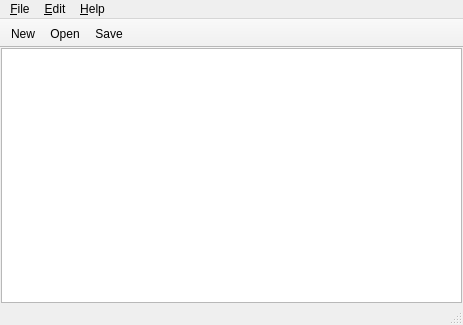
<?xml version="1.0" encoding="UTF-8"?>
<ui version="4.0">
 <class>MainWindow</class>
 <widget class="QMainWindow" name="MainWindow">
  <property name="geometry">
   <rect>
    <x>0</x>
    <y>0</y>
    <width>463</width>
    <height>325</height>
   </rect>
  </property>
  <property name="windowTitle">
   <string>MainWindow</string>
  </property>
  <widget class="QWidget" name="centralWidget">
   <layout class="QGridLayout" name="gridLayout">
    <property name="leftMargin">
     <number>1</number>
    </property>
    <property name="topMargin">
     <number>0</number>
    </property>
    <property name="rightMargin">
     <number>1</number>
    </property>
    <property name="bottomMargin">
     <number>0</number>
    </property>
    <item row="0" column="0">
     <widget class="QPlainTextEdit" name="plainTextEdit"/>
    </item>
   </layout>
  </widget>
  <widget class="QMenuBar" name="menuBar">
   <property name="geometry">
    <rect>
     <x>0</x>
     <y>0</y>
     <width>463</width>
     <height>22</height>
    </rect>
   </property>
   <widget class="QMenu" name="menuFile">
    <property name="title">
     <string>&amp;File</string>
    </property>
    <addaction name="actionNew"/>
    <addaction name="actionOpen"/>
    <addaction name="actionSave"/>
    <addaction name="separator"/>
    <addaction name="actionQuit"/>
   </widget>
   <widget class="QMenu" name="menu_Edit">
    <property name="title">
     <string>&amp;Edit</string>
    </property>
   </widget>
   <widget class="QMenu" name="menu_Help">
    <property name="title">
     <string>&amp;Help</string>
    </property>
   </widget>
   <addaction name="menuFile"/>
   <addaction name="menu_Edit"/>
   <addaction name="menu_Help"/>
  </widget>
  <widget class="QToolBar" name="mainToolBar">
   <property name="movable">
    <bool>false</bool>
   </property>
   <attribute name="toolBarArea">
    <enum>TopToolBarArea</enum>
   </attribute>
   <attribute name="toolBarBreak">
    <bool>false</bool>
   </attribute>
   <addaction name="actionNew"/>
   <addaction name="actionOpen"/>
   <addaction name="actionSave"/>
  </widget>
  <widget class="QStatusBar" name="statusBar"/>
  <action name="actionNew">
   <property name="icon">
    <iconset theme="document-new"/>
   </property>
   <property name="text">
    <string>New</string>
   </property>
   <property name="toolTip">
    <string>Create a new file</string>
   </property>
   <property name="statusTip">
    <string>Create a new file</string>
   </property>
   <property name="shortcut">
    <string>Ctrl+N</string>
   </property>
  </action>
  <action name="actionOpen">
   <property name="icon">
    <iconset theme="document-open"/>
   </property>
   <property name="text">
    <string>Open...</string>
   </property>
   <property name="toolTip">
    <string>Open  a file</string>
   </property>
   <property name="statusTip">
    <string>Open  a file</string>
   </property>
   <property name="shortcut">
    <string>Ctrl+O</string>
   </property>
  </action>
  <action name="actionSave">
   <property name="icon">
    <iconset theme="document-save"/>
   </property>
   <property name="text">
    <string>Save</string>
   </property>
   <property name="toolTip">
    <string>Save the current file</string>
   </property>
   <property name="statusTip">
    <string>Save the current file</string>
   </property>
   <property name="shortcut">
    <string>Ctrl+S</string>
   </property>
  </action>
  <action name="actionQuit">
   <property name="icon">
    <iconset theme="application-exit"/>
   </property>
   <property name="text">
    <string>&amp;Quit</string>
   </property>
   <property name="toolTip">
    <string>Quit the program</string>
   </property>
   <property name="statusTip">
    <string>Quit the program</string>
   </property>
   <property name="shortcut">
    <string>Ctrl+Q</string>
   </property>
  </action>
 </widget>
 <layoutdefault spacing="6" margin="11"/>
 <resources/>
 <connections>
  <connection>
   <sender>actionQuit</sender>
   <signal>triggered()</signal>
   <receiver>MainWindow</receiver>
   <slot>close()</slot>
   <hints>
    <hint type="sourcelabel">
     <x>-1</x>
     <y>-1</y>
    </hint>
    <hint type="destinationlabel">
     <x>231</x>
     <y>162</y>
    </hint>
   </hints>
  </connection>
 </connections>
</ui>
